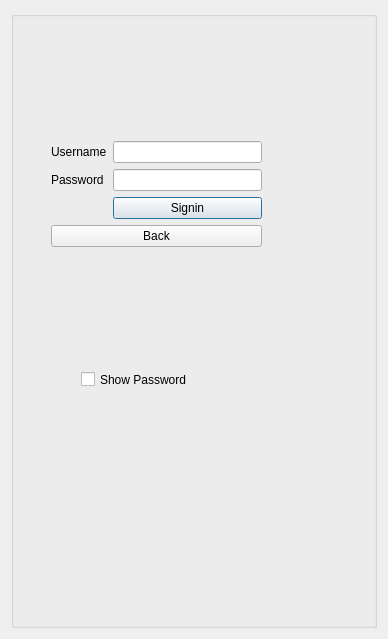
<?xml version="1.0" encoding="UTF-8"?>
<ui version="4.0">
 <class>loginDialog</class>
 <widget class="QDialog" name="loginDialog">
  <property name="geometry">
   <rect>
    <x>0</x>
    <y>0</y>
    <width>388</width>
    <height>639</height>
   </rect>
  </property>
  <property name="windowTitle">
   <string>Dialog</string>
  </property>
  <layout class="QGridLayout" name="gridLayout">
   <item row="0" column="0">
    <widget class="QGroupBox" name="groupBox">
     <property name="maximumSize">
      <size>
       <width>370</width>
       <height>16777215</height>
      </size>
     </property>
     <property name="title">
      <string/>
     </property>
     <widget class="QWidget" name="layoutWidget">
      <property name="geometry">
       <rect>
        <x>40</x>
        <y>130</y>
        <width>211</width>
        <height>106</height>
       </rect>
      </property>
      <layout class="QFormLayout" name="formLayout">
       <item row="0" column="0">
        <widget class="QLabel" name="emailLb">
         <property name="text">
          <string>Username</string>
         </property>
        </widget>
       </item>
       <item row="0" column="1">
        <widget class="QLineEdit" name="emailLn"/>
       </item>
       <item row="1" column="0">
        <widget class="QLabel" name="passwordLb">
         <property name="text">
          <string>Password</string>
         </property>
        </widget>
       </item>
       <item row="1" column="1">
        <widget class="QLineEdit" name="passwordLn"/>
       </item>
       <item row="2" column="1">
        <widget class="QPushButton" name="confrimBtn">
         <property name="text">
          <string>Signin</string>
         </property>
        </widget>
       </item>
       <item row="3" column="0" colspan="2">
        <widget class="QPushButton" name="backBtn">
         <property name="text">
          <string>Back</string>
         </property>
        </widget>
       </item>
      </layout>
     </widget>
     <widget class="QCheckBox" name="showPassCheckbox">
      <property name="geometry">
       <rect>
        <x>70</x>
        <y>360</y>
        <width>191</width>
        <height>17</height>
       </rect>
      </property>
      <property name="text">
       <string>Show Password</string>
      </property>
     </widget>
    </widget>
   </item>
  </layout>
 </widget>
 <resources/>
 <connections>
  <connection>
   <sender>backBtn</sender>
   <signal>clicked()</signal>
   <receiver>loginDialog</receiver>
   <slot>close()</slot>
   <hints>
    <hint type="sourcelabel">
     <x>76</x>
     <y>229</y>
    </hint>
    <hint type="destinationlabel">
     <x>-8</x>
     <y>126</y>
    </hint>
   </hints>
  </connection>
 </connections>
</ui>
